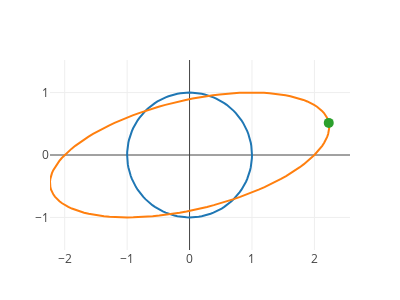

Here is the notebook cell this chart was saved with:
### Code cell
p = plot_matrix_norm(t,r,A,norm2)
if output
    PlotlyJS.savefig(p,"fig_la7_a.pdf")
end
display(p)

### Figure 1 — Plotly figure (JSON) as saved in the notebook; plotly's stock layout.template omitted (floating-point values rounded to 4 significant figures; data arrays with more than 128 entries replaced by an {"elided": "..."} marker saying what was removed)
{"data": [{"showlegend": false, "type": "scatter", "x": {"elided": "129 float values"}, "y": {"elided": "129 float values"}}, {"type": "scatter", "x": {"elided": "129 float values"}, "y": {"elided": "129 float values"}}, {"marker": {"size": 10}, "mode": "markers", "type": "scatter", "x": [2.23], "y": [0.5141]}], "layout": {"height": 300, "margin": {"b": 50, "l": 50, "r": 50, "t": 60}, "showlegend": false, "width": 400, "xaxis": {"scaleanchor": "x"}, "yaxis": {"scaleanchor": "x"}}}
